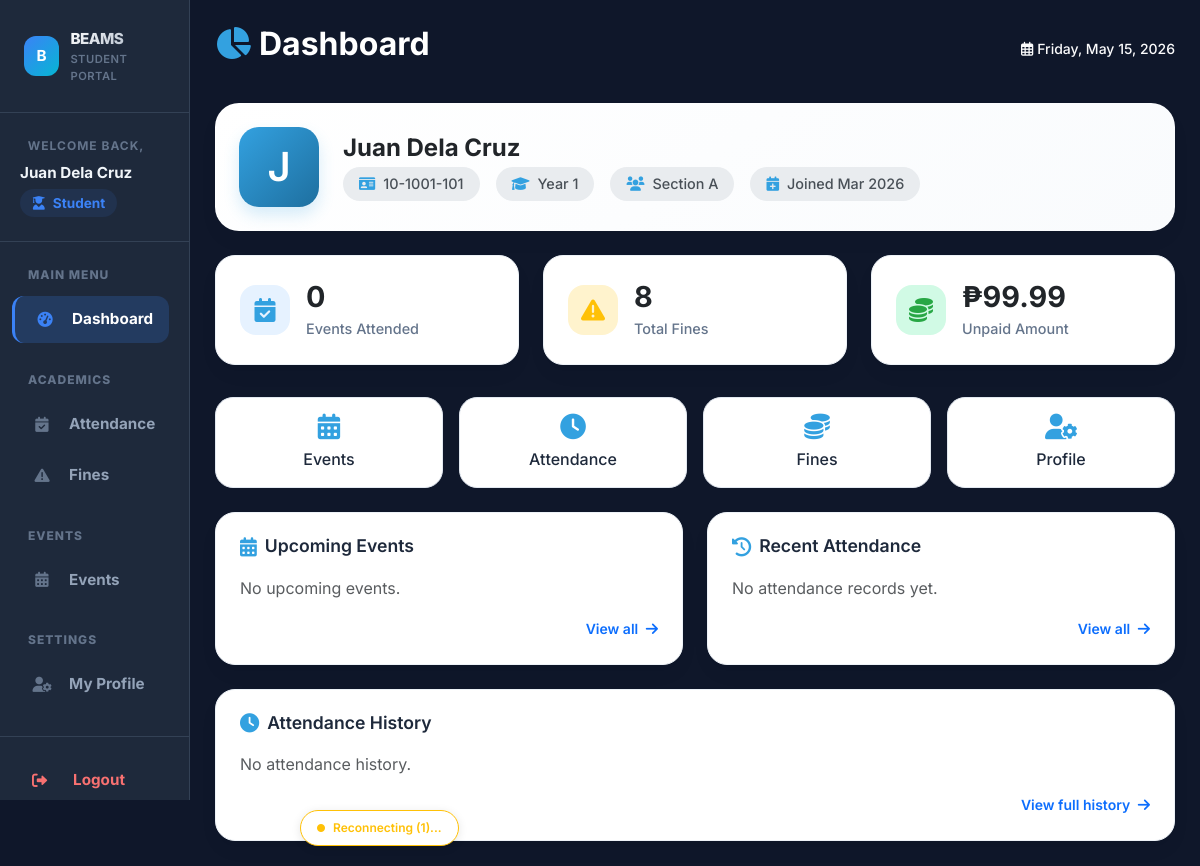
The app's page /views/studentpage/student_dashboard.php (signed in) with its own data.
### tables this page shows
CREATE TABLE `students` (
  `student_id` varchar(11) NOT NULL,
  `full_name` varchar(100) NOT NULL,
  `password` varchar(255) NOT NULL,
  `year_level` int(11) NOT NULL,
  `section` varchar(20) DEFAULT NULL,
  `created_at` timestamp NOT NULL DEFAULT current_timestamp()
);

### views/studentpage/student_dashboard.php (the view, shortened to what the rows shown need)
<?php
require "../../Connection/connection.php";
$student_id = $_SESSION['student_id'];
$stmt = $conn->prepare("SELECT student_id, full_name, year_level, section, created_at FROM students WHERE student_id = ?");
$stmt->bind_param("s", $student_id);
$stmt->execute();
$student = $stmt->get_result()->fetch_assoc();
?>
<!DOCTYPE html>
<html lang="en">
<head>
    <link href="https://cdn.jsdelivr.net/npm/bootstrap@5.3.2/dist/css/bootstrap.min.css" rel="stylesheet">
    <link rel="stylesheet" href="https://cdnjs.cloudflare.com/ajax/libs/font-awesome/6.0.0/css/all.min.css">
</head>
<body>
    <?php include "../sidebar/student_sidebar.php"; ?>
    <div class="main-content">
        <div class="container-fluid px-0">
            <div class="page-header">
                <h2><i class="fas fa-chart-pie"></i>Dashboard</h2>
            </div>
            <?php if ($student): ?>
            <div class="profile-card mb-4">
                <div class="d-flex align-items-center gap-4 flex-wrap">
                    <div class="profile-avatar">
                        <?= strtoupper(substr($student['full_name'], 0, 1)) ?>
                    </div>
                    <div class="flex-grow-1">
                        <h4 class="fw-bold mb-1"><?= htmlspecialchars($student['full_name']) ?></h4>
                        <div class="d-flex flex-wrap gap-3 align-items-center">
                            <span class="stat-badge"><i class="fas fa-id-card"></i>
                                <?= htmlspecialchars($student['student_id']) ?></span>
                            <span class="stat-badge"><i class="fas fa-graduation-cap"></i> Year
                                <?= htmlspecialchars($student['year_level']) ?></span>
                            <span class="stat-badge"><i class="fas fa-users"></i> Section
                                <?= htmlspecialchars($student['section'] ?: 'N/A') ?></span>
                            <span class="stat-badge"><i class="fas fa-calendar-plus"></i> Joined
                                <?= date('M Y', strtotime($student['created_at'])) ?></span>
                        </div>
                    </div>
                </div>
            </div>
            <?php endif; ?>
        </div>
    </div>
</body>
</html>

### views/sidebar/student_sidebar.php (shortened to what the rows shown need)
<?php
$studentName = 'Student';
$studentRole = 'Student';
if (isset($_SESSION['student_id'])) {
    $host = 'localhost';
    $username = 'root';
    $password = '';
    $database = 'beams';
    $sidebarConn = new mysqli($host, $username, $password, $database);
    if (!$sidebarConn->connect_error) {
        $student_id = $_SESSION['student_id'];
        $stmt = $sidebarConn->prepare("SELECT full_name FROM students WHERE student_id = ?");
        if ($stmt) {
            $stmt->bind_param("s", $student_id);
            $stmt->execute();
            $result = $stmt->get_result();
            if ($row = $result->fetch_assoc()) {
                $studentName = $row['full_name'];
            }
        }
    } else {
        error_log("Student sidebar: DB connection failed - " . $sidebarConn->connect_error);
    }
}
?>
<!DOCTYPE html>
<html lang="en">
<head>
    <link href="https://cdn.jsdelivr.net/npm/bootstrap@5.3.2/dist/css/bootstrap.min.css" rel="stylesheet">
    <link href="https://cdnjs.cloudflare.com/ajax/libs/font-awesome/6.0.0/css/all.min.css" rel="stylesheet">
</head>
<body>
    <div class="desktop-sidebar">
        <div class="welcome-section">
            <div class="welcome-greeting">
                <i class="fas fa-hand-wave me-1"></i> Welcome back,
            </div>
            <div class="welcome-name"><?= htmlspecialchars($studentName) ?></div>
            <span class="welcome-role">
                <i class="fas fa-user-graduate me-1"></i> <?= htmlspecialchars($studentRole) ?>
            </span>
        </div>
    </div>
</body>
</html>

### records on screen
students: full_name "Juan Dela Cruz", full_name "J", student_id "10-1001-101", year_level "1", section "A", created_at "Mar 2026"

### other values on screen
$studentRole "Student"
$totalEvents "0"
$totalFines "8"
$unpaidAmount "99.99"
